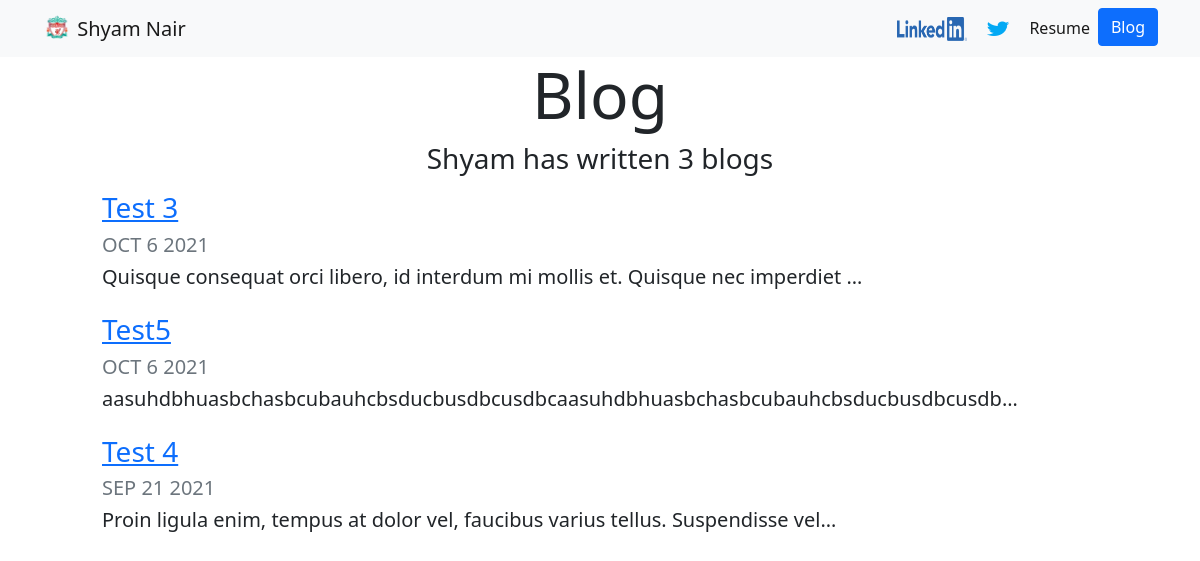
Screenshot of /blog/ with the database file from the repository.
### blog/models.py (models this page shows, shortened)
class Blog(models.Model):
	title = models.CharField(max_length=200)
	content = models.TextField()
	date = models.DateField()

### blog/views.py (the view)
# urls.py: path('', views.all_blogs, name='all_blogs'),
def all_blogs(request):
	blogs = Blog.objects.order_by('-date')
	return render(request, 'blog/all_blogs.html', { 'blogs': blogs })

### blog/templates/blog/all_blogs.html
{% extends 'portfolio/base.html' %}
{% block content %}
<h1 class="display-3 text-center">Blog</h1>
<h3 class="text-center">Shyam has written {{ blogs.count }} blog{{ blogs.count|pluralize }}</h3>
<div class="row justify-content-center my-3">
	<div class="col-md-10">
		{% for blog in blogs %}
		<a href="{% url 'blog:detail' blog.id %}"><h3>{{ blog.title}}</h3></a>
		<h5 class="text-muted">{{ blog.date|date:'M j Y'|upper }}</h5>
		<h5 class="mb-4">{{ blog.content|striptags|truncatechars:80 }}</h5>
		{% endfor %}
	</div>
</div>
{% endblock %}

### rows the page displays
Blog: title "Test 3", date "OCT 6 2021", content "Quisque consequat orci libero, id interdum mi mollis et. Quisque nec imperdiet …"
Blog: title "Test5", date "OCT 6 2021", content "aasuhdbhuasbchasbcubauhcbsducbusdbcusdbcaasuhdbhuasbchasbcubauhcbsducbusdbcusdb…"
Blog: title "Test 4", date "SEP 21 2021", content "Proin ligula enim, tempus at dolor vel, faucibus varius tellus. Suspendisse vel…"

### other values shown
{{ blogs.count }} "3"
